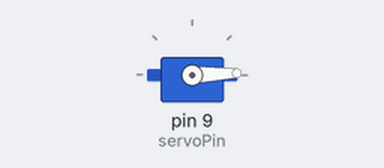
A sketch run on a simulated Arduino Uno, built with avr-gcc and run on an emulated ATmega328P. Shown: servo.

Above: at 0.05 s.
At 0.9 s:
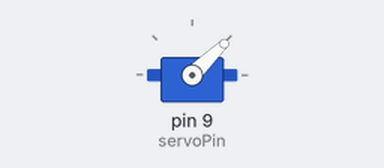
At 1.2 s:
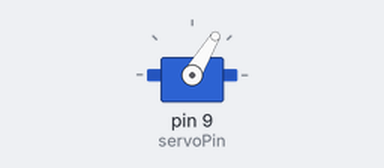
At 1.8 s:
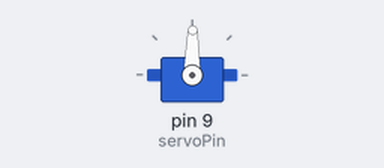
Timing chart, 0 to 4.2 s (numbered marks = the images above):
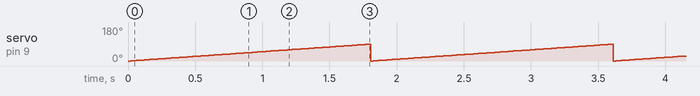

The sketch:

test_one.ino
```cpp
/*copied from sense_sweep-90
 * simplified to move one servo with no sensor input
 * Dec. 4, 2015
 * Meg
*/

#include <Servo.h>

Servo myservo;  // create servo object to control a servo
int servoPin = 9;         // servo 1

void setup()
{
  myservo.attach(servoPin);  // attaches the servo on pin 9 to the servo object
  Serial.begin(9600);
}

void loop()
{
  for(int i = 0; i < 90; i+=1){
    myservo.write(i);
    delay(20);
  }
}
```

Measured:
- by itself, servo on pin 9 (servoPin): ramps from 0° to 89° and jumps back, once every 1.8 s
